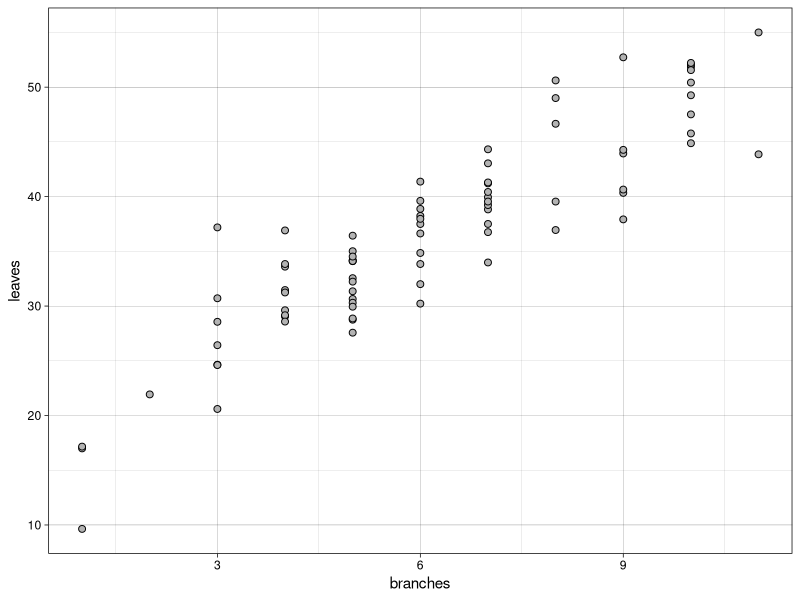
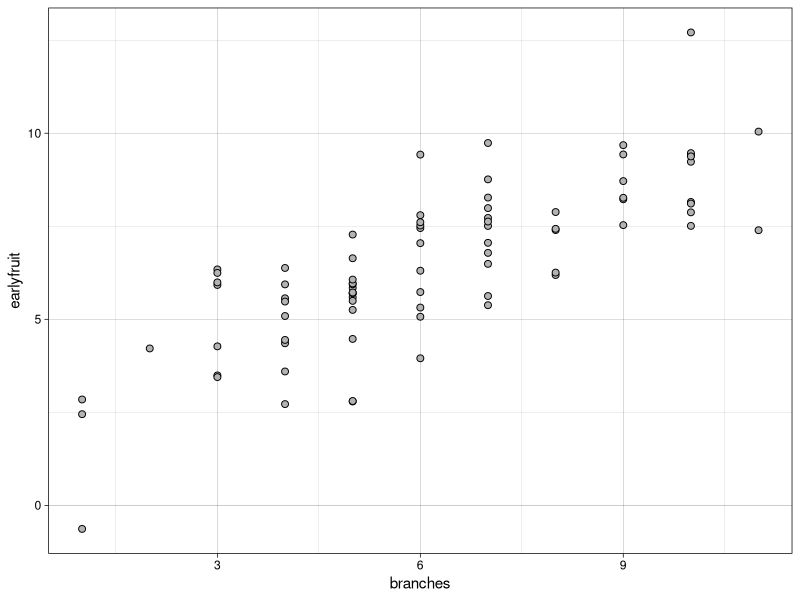
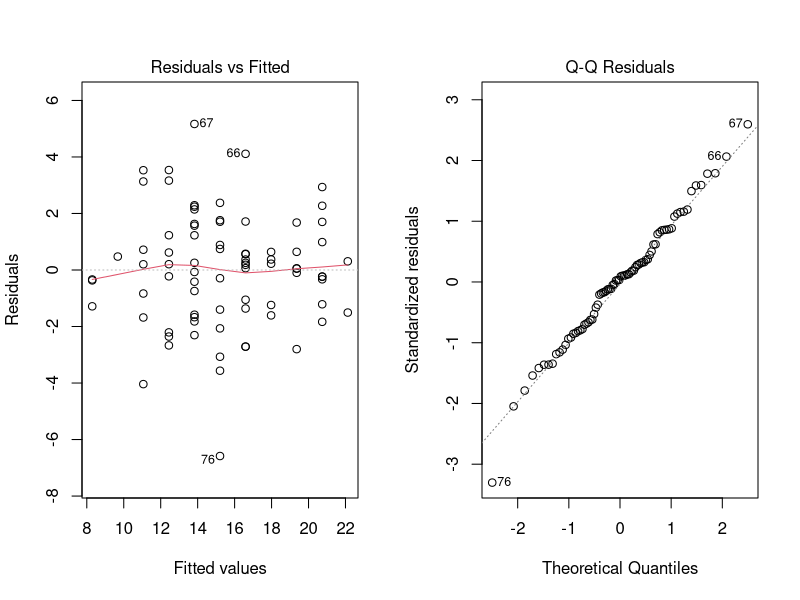
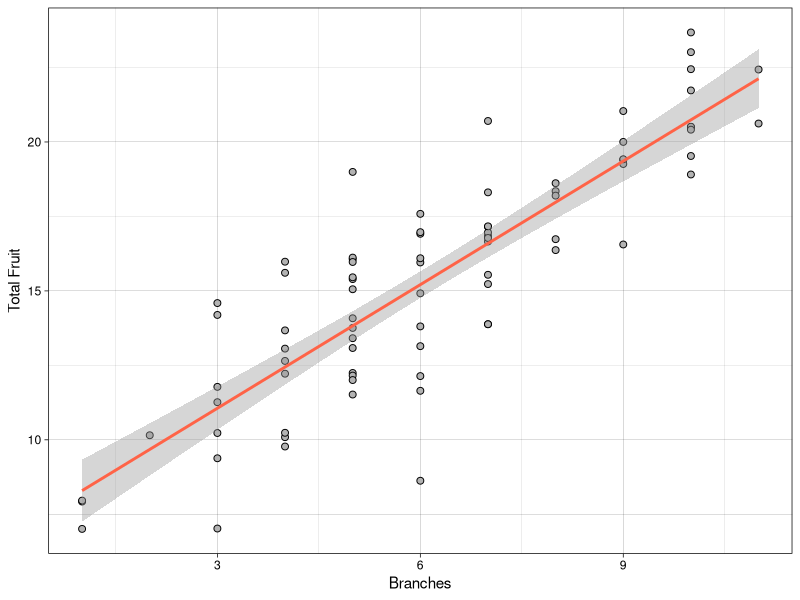

Here is the R script that generated these plots, in order:
## ---- chunk 1
knitr::opts_chunk$set(echo = FALSE, message = FALSE, warning = FALSE)
## ---- chunk 2
set.seed(20260314)
cucumber <- data.frame(
  branches = rpois(80, lambda = 6),
  leaves = NA,
  earlyfruit = NA,
  totalfruit = NA
)

cucumber$leaves <- 18 + 3.1 * cucumber$branches + rnorm(80, 0, 4)
cucumber$earlyfruit <- 2 + 0.7 * cucumber$branches + rnorm(80, 0, 1.5)
cucumber$totalfruit <- 8 + 1.2 * cucumber$branches + rnorm(80, 0, 2)

head(cucumber)
## ---- chunk 3
library(ggplot2)

ggplot(cucumber, aes(x = branches, y = leaves)) +
  geom_point(pch = 21, size = 2, fill = "grey70") +
  theme_linedraw()
## ---- chunk 4
ggplot(cucumber, aes(x = branches, y = earlyfruit)) +
  geom_point(pch = 21, size = 2, fill = "grey70") +
  theme_linedraw()
## ---- chunk 5
cor.test(cucumber$branches, cucumber$leaves)
cor.test(cucumber$branches, cucumber$earlyfruit)
## ---- chunk 6
cor(cucumber)
## ---- chunk 7
model1 <- lm(totalfruit ~ branches, data = cucumber)
summary(model1)
## ---- chunk 8
anova(model1)
## ---- chunk 9
library(broom)
tidy(model1)
glance(model1)
## ---- chunk 10
par(mfrow = c(1, 2))
plot(model1, which = 1)
plot(model1, which = 2)
par(mfrow = c(1, 1))
## ---- chunk 11
ggplot(cucumber, aes(x = branches, y = totalfruit)) +
  geom_point(pch = 21, size = 2, fill = "grey70") +
  geom_smooth(method = "lm", se = TRUE, color = "tomato") +
  theme_linedraw() +
  labs(x = "Branches", y = "Total Fruit")
## ---- chunk 12
new_data <- data.frame(branches = c(3, 5, 7, 9, 11))
new_data$pred_totalfruit <- predict(model1, new_data)
new_data
